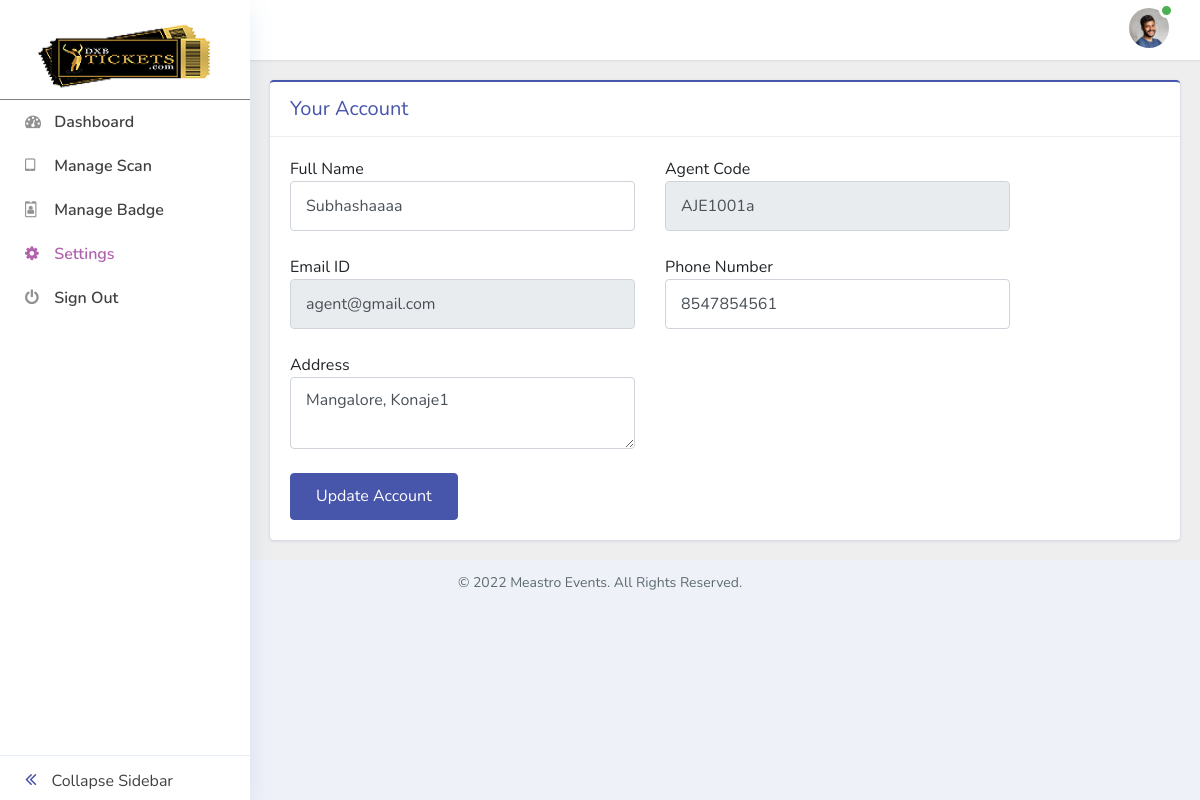
Page /agent/account.php (signed in) on the earlier database version.
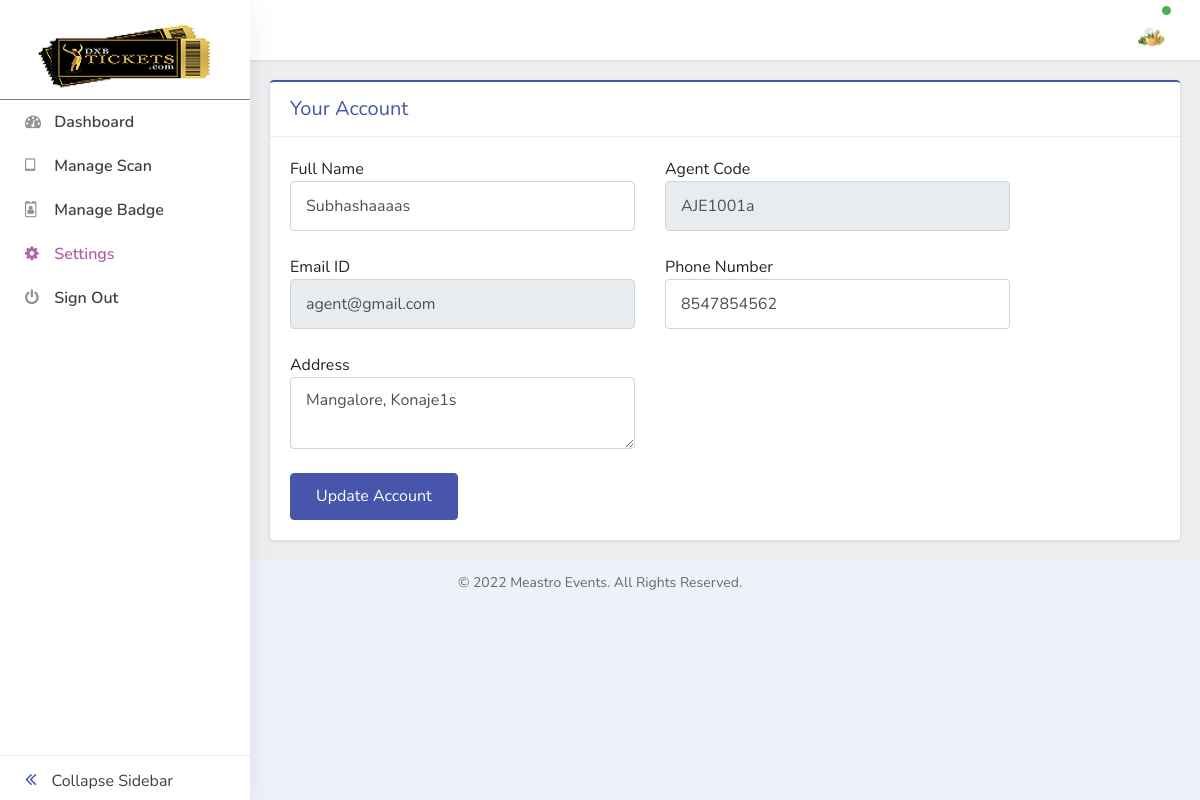
Same page on the later database version.
### tables this page shows
CREATE TABLE IF NOT EXISTS `ajent_master` (
  `AJM_Id` int(100) NOT NULL AUTO_INCREMENT,
  `AjentEmail` varchar(250) DEFAULT NULL,
  `AjentStatus` tinyint(1) DEFAULT NULL,
  `AjentCode` varchar(50) DEFAULT NULL,
  `FullName` varchar(100) DEFAULT NULL,
  `DateCreate` datetime DEFAULT NULL,
  `AjentPhone` varchar(25) DEFAULT NULL,
  `Address` text,
  `AjentProfile` varchar(250) DEFAULT NULL,
  PRIMARY KEY (`AJM_Id`),
  UNIQUE KEY `AjentEmail` (`AjentEmail`,`AjentCode`) USING BTREE
);

### agent/account.php (the view, shortened to what this page needs)
<?php
    require_once '../config/connection.php';
    require_once './pages/link.php';
    require_once './pages/sidebar.php';
    require_once './pages/header.php';
    $resacc = mysqli_query($conn, "SELECT * FROM ajent_master WHERE AJM_Id = $_SESSION[ajm_id]");
    if(mysqli_num_rows($resacc) > 0) {
        $resacc = mysqli_fetch_assoc($resacc);
    } else {
        echo "<script>alert('Oops, Unable to process..');</scripr>";
    }
?>
<div class="main-content">
    <div class="container-fluid content-top-gap">
        <div class="row">
            <div class="col-xl-12 pr-xl-12">
                <div class="card card_border border-primary-top">
                    <div class="card-header chart-grid__header">Your Account</div>
                    <div class="card-body">
                        <form method="post" class="g-3 needs-validation row" novalidate>
                            <div class="col-md-5">
                                <label for="validationCustom01" class="form-label">Full Name</label>
                                <input type="text" value="<?php echo $resacc['FullName'];?>" class="form-control input-style" name="full_name" pattern="[A-Za-z]{1,49}">
                            </div>
                            <div class="col-md-5">
                                <label for="validationCustom01" class="form-label">Agent Code</label>
                                <input type="text" value="<?php echo $resacc['AjentCode'];?>" readonly class="form-control input-style">
                            </div>
                            <div class="col-md-5 mt-4">
                                <label for="validationCustom02" class="form-label">Email ID</label>
                                <input type="email" value="<?php echo $resacc['AjentEmail'];?>" class="form-control input-style" readonly>
                            </div>
                            <div class="col-md-5 mt-4">
                                <label for="validationCustom02" class="form-label">Phone Number</label>
                                <input type="text" value="<?php echo $resacc['AjentPhone'];?>" class="form-control input-style" required name="phone" pattern="[0-9]{1,10}" maxlength="10">
                            </div>
                            <div class="col-md-5 mt-4">
                                <label for="validationCustom02" class="form-label">Address</label>
                                <textarea class="form-control input-style" name="address"><?php echo $resacc['Address'];?></textarea>
                            </div>
                            <div class="d-flex align-items-center flex-wrap justify-content-between col-12">
                                <button type="submit" class="btn btn-primary btn-style mt-4" name="update">Update Account</button>
                            </div>
                        </form>
                    </div>
                </div>
            </div>
        </div>
    </div>
</div>
<?php
    require_once './pages/footer.php';
?>

### agent/pages/header.php (shortened to what this page needs)
<?php
  $profileImage = "assets/images/profileimg.jpg";
  $resprofile = mysqli_query($conn, "SELECT AjentProfile, FullName, AjentEmail FROM ajent_master WHERE AJM_Id = '$_SESSION[ajm_id]'");
  if (mysqli_num_rows($resprofile) > 0) {
    $resprofile = mysqli_fetch_assoc($resprofile);
    if (!empty($resprofile['AjentProfile'])){
      $profileImage = $resprofile['AjentProfile'];
    }
  }
?>
<div class="header sticky-header">
    <div class="menu-right">
      <div class="navbar user-panel-top">
        <div class="user-dropdown-details d-flex">
          <div class="profile_details">
            <ul>
              <li class="dropdown profile_details_drop">
                <a href="#" class="dropdown-toggle" data-toggle="dropdown" id="dropdownMenu3" aria-haspopup="true"
                  aria-expanded="false">
                  <div class="profile_img">
                    <img src="<?php echo $profileImage;?>" class='rounded-circle' alt='Profile Image' />
                    <div class="user-active">
                      <span></span>
                    </div>
                  </div>
                </a>
              </li>
            </ul>
          </div>
        </div>
      </div>
    </div>
  </div>

Differences in the rows shown:
changed ajent_master "AJE1001a": AjentProfile: a different picture; full_name "Subhashaaaa" → "Subhashaaaas"; phone "8547854561" → "8547854562"; address "Mangalore, Konaje1" → "Mangalore, Konaje1s"
